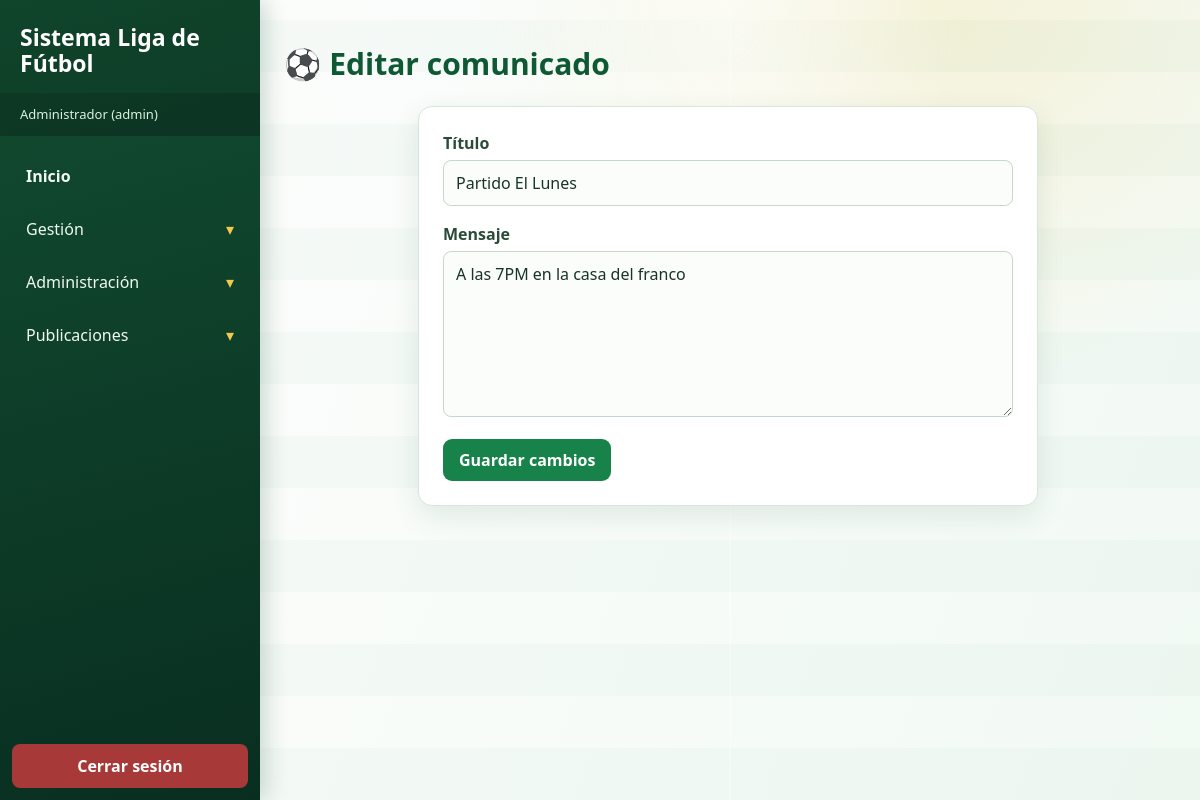
/editar_comunicado.php?id=1 (signed in), run on the app's committed database.
### tables this page shows
CREATE TABLE `comunicados` (
  `id` int(11) NOT NULL,
  `titulo` varchar(100) DEFAULT NULL,
  `mensaje` text DEFAULT NULL
);

### editar_comunicado.php (the view, shortened to what this page needs)
<?php
require_once('conexion.php');
$id = (int) ($_GET['id'] ?? 0);
$consulta = mysqli_prepare($conn, 'SELECT titulo, mensaje FROM comunicados WHERE id = ? LIMIT 1');
mysqli_stmt_bind_param($consulta, 'i', $id);
mysqli_stmt_execute($consulta);
$resultado = mysqli_stmt_get_result($consulta);
$comunicado = mysqli_fetch_assoc($resultado);
?>
<!DOCTYPE html>
<html lang="es">
<head>
    <link rel="stylesheet" href="estilo.css">
</head>
<body>
<?php include('menu.php'); ?>
<main class="pagina-contenido">
    <h2>Editar comunicado</h2>
    <form action="guardar_comunicado.php" method="POST">
        <label for="titulo">Título</label>
        <input id="titulo" type="text" name="titulo" maxlength="100" value="<?php echo htmlspecialchars($comunicado['titulo'], ENT_QUOTES, 'UTF-8'); ?>" required>
        <label for="mensaje">Mensaje</label>
        <textarea id="mensaje" name="mensaje" rows="6" required><?php echo htmlspecialchars($comunicado['mensaje'], ENT_QUOTES, 'UTF-8'); ?></textarea>
        <button type="submit">Guardar cambios</button>
    </form>
</main>
</body>
</html>

### estilo.css (style rules this page uses)
:root { --verde: #17834b; --verde-oscuro: #0e5834; --balon: #f2c94c; --tinta: #18332a; --fondo: #f1f7f2; --superficie: #fff; --borde: #d8e5da; --sombra: 0 10px 28px rgba(17, 64, 39, .1); }
* { box-sizing: border-box; }
body { position: relative; isolation: isolate; min-height: 100vh; margin: 0; padding: 28px 28px 32px 284px; color: var(--tinta); background: radial-gradient(ellipse at 78% 0%, rgba(242, 201, 76, .19), transparent 34%), linear-gradient(110deg, rgba(255, 255, 255, .86), rgba(242, 250, 244, .91)), var(--fondo); font: 16px/1.5 "Segoe UI", Arial, sans-serif; }
body::before { position: fixed; z-index: -1; inset: 0 0 0 260px; background: radial-gradient(ellipse at 50% 0%, rgba(255, 255, 255, .72), transparent 35%), linear-gradient(90deg, transparent 49.8%, rgba(255, 255, 255, .54) 50%, transparent 50.2%), radial-gradient(circle at 50% 50%, transparent 0 11%, rgba(255, 255, 255, .48) 11.1% 11.3%, transparent 11.4%), repeating-linear-gradient(0deg, rgba(23, 131, 75, .035) 0 52px, rgba(255, 255, 255, .08) 52px 104px); content: ""; opacity: .7; pointer-events: none; animation: cancha-resplandor 14s ease-in-out infinite alternate; }
h2 { margin: 18px 0; color: var(--verde-oscuro); font-size: clamp(1.5rem, 2.5vw, 2rem); line-height: 1.2; }
h2::before { content: "⚽ "; color: var(--verde); }
.pagina-contenido { width: min(1200px, 100%); margin: 0 auto; }
form { width: min(620px, 100%); margin: 24px auto; padding: 24px; border: 1px solid var(--borde); border-radius: 14px; background: var(--superficie); box-shadow: var(--sombra); }
label { display: block; margin: 0 0 5px; color: #294b38; font-weight: 700; }
input, select, textarea { width: 100%; min-height: 44px; margin: 0 0 16px; padding: 10px 12px; border: 1px solid #c6d8c9; border-radius: 8px; color: var(--tinta); background: #fbfdfb; font: inherit; }
textarea { min-height: 130px; resize: vertical; }
button, .boton { display: inline-flex; min-height: 42px; align-items: center; justify-content: center; padding: 9px 16px; border: 0; border-radius: 9px; color: #fff; background: var(--verde); cursor: pointer; font: inherit; font-weight: 750; text-decoration: none; transition: transform .18s, background .18s, box-shadow .18s; }
.pagina-contenido, .seccion-comunicados, .bienvenida, .contenido-login { animation: entrada-seccion .45s cubic-bezier(.2, .75, .25, 1) both; }

### data on the page
comunicados: titulo "Partido El Lunes", mensaje "A las 7PM en la casa del franco"

### other printed values
$usuario "Administrador"
$rolVisible "admin"
